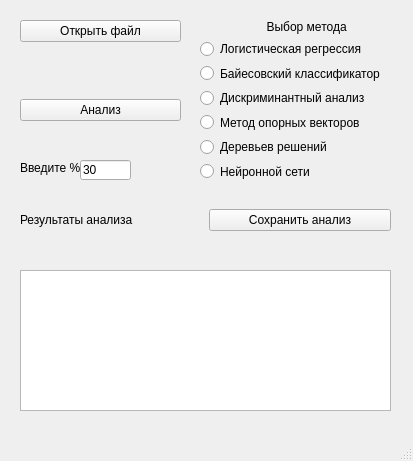
<?xml version="1.0" encoding="UTF-8"?>
<ui version="4.0">
 <class>MainWindow</class>
 <widget class="QMainWindow" name="MainWindow">
  <property name="geometry">
   <rect>
    <x>0</x>
    <y>0</y>
    <width>413</width>
    <height>461</height>
   </rect>
  </property>
  <property name="windowTitle">
   <string>Методы машинного обучения</string>
  </property>
  <widget class="QWidget" name="centralwidget">
   <widget class="QWidget" name="verticalLayoutWidget">
    <property name="geometry">
     <rect>
      <x>200</x>
      <y>20</y>
      <width>191</width>
      <height>161</height>
     </rect>
    </property>
    <layout class="QVBoxLayout" name="verticalLayout">
     <item>
      <widget class="QLabel" name="label">
       <property name="layoutDirection">
        <enum>Qt::LeftToRight</enum>
       </property>
       <property name="autoFillBackground">
        <bool>false</bool>
       </property>
       <property name="styleSheet">
        <string notr="true">QLabel {
	text-align:center;
}</string>
       </property>
       <property name="text">
        <string>                    Выбор метода</string>
       </property>
      </widget>
     </item>
     <item>
      <widget class="QRadioButton" name="radioButton_2">
       <property name="text">
        <string>Логистическая регрессия</string>
       </property>
      </widget>
     </item>
     <item>
      <widget class="QRadioButton" name="radioButton">
       <property name="text">
        <string>Байесовский классификатор</string>
       </property>
      </widget>
     </item>
     <item>
      <widget class="QRadioButton" name="radioButton_4">
       <property name="text">
        <string>Дискриминантный анализ</string>
       </property>
      </widget>
     </item>
     <item>
      <widget class="QRadioButton" name="radioButton_3">
       <property name="text">
        <string>Метод опорных векторов</string>
       </property>
      </widget>
     </item>
     <item>
      <widget class="QRadioButton" name="radioButton_5">
       <property name="text">
        <string>Деревьев решений</string>
       </property>
      </widget>
     </item>
     <item>
      <widget class="QRadioButton" name="radioButton_6">
       <property name="text">
        <string>Нейронной сети</string>
       </property>
      </widget>
     </item>
    </layout>
   </widget>
   <widget class="QWidget" name="verticalLayoutWidget_2">
    <property name="geometry">
     <rect>
      <x>20</x>
      <y>20</y>
      <width>161</width>
      <height>101</height>
     </rect>
    </property>
    <layout class="QVBoxLayout" name="verticalLayout_2">
     <item>
      <widget class="QPushButton" name="pushButton">
       <property name="text">
        <string>Открыть файл</string>
       </property>
      </widget>
     </item>
     <item>
      <widget class="QLabel" name="label_2">
       <property name="text">
        <string/>
       </property>
      </widget>
     </item>
     <item>
      <widget class="QPushButton" name="pushButton_4">
       <property name="text">
        <string>Анализ</string>
       </property>
      </widget>
     </item>
    </layout>
   </widget>
   <widget class="QListWidget" name="listWidget">
    <property name="geometry">
     <rect>
      <x>20</x>
      <y>270</y>
      <width>371</width>
      <height>141</height>
     </rect>
    </property>
    <property name="maximumSize">
     <size>
      <width>371</width>
      <height>16777215</height>
     </size>
    </property>
    <property name="styleSheet">
     <string notr="true">QListWidget {
text-align: center;
}</string>
    </property>
    <property name="autoScroll">
     <bool>false</bool>
    </property>
    <property name="flow">
     <enum>QListView::TopToBottom</enum>
    </property>
    <property name="isWrapping" stdset="0">
     <bool>true</bool>
    </property>
    <property name="resizeMode">
     <enum>QListView::Fixed</enum>
    </property>
    <property name="wordWrap">
     <bool>true</bool>
    </property>
   </widget>
   <widget class="QLabel" name="label_3">
    <property name="geometry">
     <rect>
      <x>20</x>
      <y>160</y>
      <width>61</width>
      <height>16</height>
     </rect>
    </property>
    <property name="text">
     <string>Введите %</string>
    </property>
   </widget>
   <widget class="QLineEdit" name="lineEdit">
    <property name="geometry">
     <rect>
      <x>80</x>
      <y>160</y>
      <width>51</width>
      <height>20</height>
     </rect>
    </property>
    <property name="text">
     <string>30</string>
    </property>
   </widget>
   <widget class="QLabel" name="label_4">
    <property name="geometry">
     <rect>
      <x>20</x>
      <y>190</y>
      <width>111</width>
      <height>16</height>
     </rect>
    </property>
    <property name="text">
     <string/>
    </property>
   </widget>
   <widget class="QWidget" name="horizontalLayoutWidget">
    <property name="geometry">
     <rect>
      <x>20</x>
      <y>180</y>
      <width>371</width>
      <height>80</height>
     </rect>
    </property>
    <layout class="QHBoxLayout" name="horizontalLayout">
     <item>
      <widget class="QLabel" name="label_5">
       <property name="text">
        <string>Результаты анализа</string>
       </property>
      </widget>
     </item>
     <item>
      <widget class="QPushButton" name="pushButton_2">
       <property name="text">
        <string>Сохранить анализ</string>
       </property>
      </widget>
     </item>
    </layout>
   </widget>
  </widget>
  <widget class="QMenuBar" name="menubar">
   <property name="geometry">
    <rect>
     <x>0</x>
     <y>0</y>
     <width>413</width>
     <height>21</height>
    </rect>
   </property>
  </widget>
  <widget class="QStatusBar" name="statusbar"/>
 </widget>
 <resources/>
 <connections/>
</ui>
